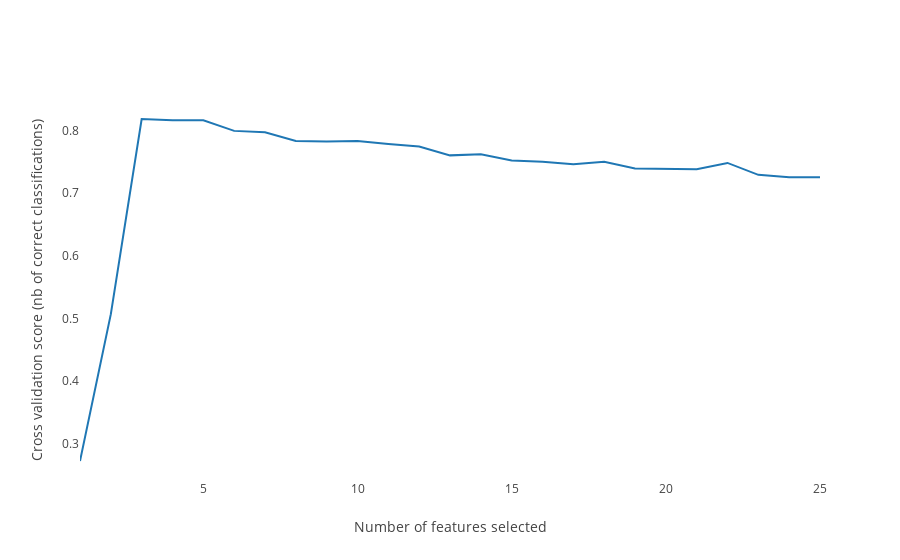

The notebook cell this image was saved under:
### Code cell
print(__doc__)

import plotly.plotly as py
import plotly.graph_objs as go

from sklearn.svm import SVC
from sklearn.model_selection import StratifiedKFold
from sklearn.feature_selection import RFECV
from sklearn.datasets import make_classification


import cufflinks as cf
from plotly import __version__
from plotly.offline import download_plotlyjs, init_notebook_mode, plot, iplot
from plotly.graph_objs import *

cf.set_config_file(offline=True, theme='ggplot')

init_notebook_mode(connected=True)

# Build a classification task using 3 informative features
X, y = make_classification(n_samples=1000, n_features=25, n_informative=3,
                           n_redundant=2, n_repeated=0, n_classes=8,
                           n_clusters_per_class=1, random_state=0)

# Create the RFE object and compute a cross-validated score.
svc = SVC(kernel="linear")
# The "accuracy" scoring is proportional to the number of correct
# classifications
rfecv = RFECV(estimator=svc, step=1, cv=StratifiedKFold(2),
              scoring='accuracy')
rfecv.fit(X, y)

print("Optimal number of features : %d" % rfecv.n_features_)

trace = go.Scatter(x=list(range(1, len(rfecv.grid_scores_) + 1)), 
                   y=rfecv.grid_scores_)

layout = go.Layout(xaxis=dict(title="Number of features selected",
                              showgrid=False),
                   yaxis=dict(title="Cross validation score (nb of correct classifications)",
                              showgrid=False)
                  )

fig = go.Figure(data=[trace], layout=layout)

iplot(fig)

### Figure 1 — Plotly figure (JSON) as saved in the notebook; plotly's stock layout.template omitted (floating-point values rounded to 4 significant figures)
{"data": [{"type": "scatter", "x": [1, 2, 3, 4, 5, 6, 7, 8, 9, 10, 11, 12, 13, 14, 15, 16, 17, 18, 19, 20, 21, 22, 23, 24, 25], "y": [0.2729, 0.507, 0.818, 0.8161, 0.8161, 0.7991, 0.797, 0.783, 0.782, 0.783, 0.778, 0.7741, 0.7601, 0.762, 0.752, 0.75, 0.746, 0.75, 0.7391, 0.739, 0.738, 0.748, 0.7291, 0.725, 0.7251]}], "layout": {"xaxis": {"showgrid": false, "title": "Number of features selected"}, "yaxis": {"showgrid": false, "title": "Cross validation score (nb of correct classifications)"}}}
